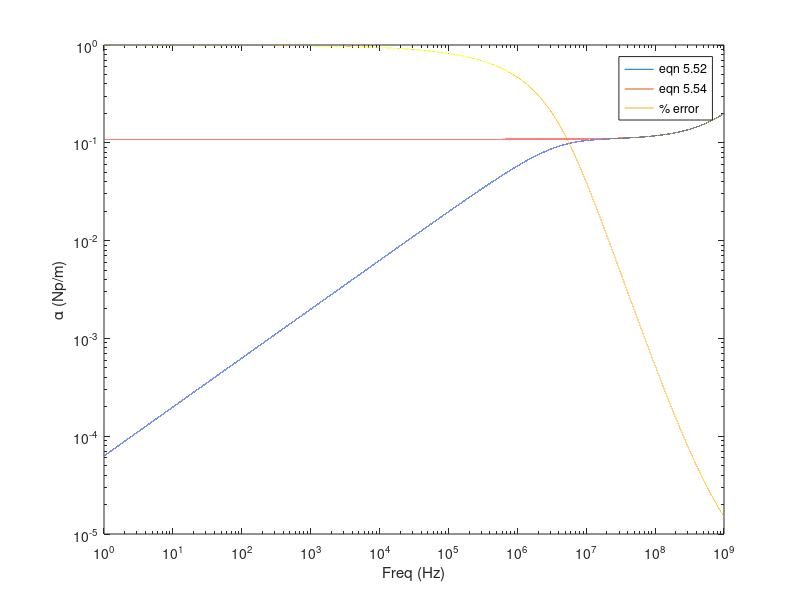

Reproduce this figure in MATLAB.
% Problem 6.15
% Applied Electromagnetics - Wentworth
% (c) Markus Kreitzer 2012
% 2012/08/21
clc;
clear all;
f           = logspace(0, 9, 1e5);
w           = 2*pi*f;
perc_err    = 0.02;

epsln_0     = 1e-9/(36*pi);
epsln_r1    = 3;
epsln_r2    = 0.015;
epsln       = epsln_0*(epsln_r1 + 1j*epsln_r2);

mu_0        = 4*pi*1e-7;
mu_r        = 1;
mu          = mu_0 * mu_r;

sigma_r     = 1e-3;
sigma       = sigma_r + w.*epsln_r2.*epsln_0;

% Method using eqn. 6.52
%alpha_1 = abs( w.*((mu.*epsln./2).*sqrt(1 + (sigma./(w.*epsln).^2))-1).^(1/2));
alpha_1 =  abs( w.*((mu.*epsln./2).*(( 1 + (sigma./(w.*epsln)).^2).^(1/2) - 1)).^(1/2));

% Method using eqn 6.54
alpha_2 = abs((sigma./2).*(mu./epsln).^(1/2));
cnt = 1;
error = (abs((alpha_1 - alpha_2))./alpha_2);
while 1
    if error(cnt) < perc_err
        fprintf('alpha1: %d\nalpha2: %d\nFreq:   %d\nw:      %d\n',alpha_1(cnt),alpha_2(cnt),f(cnt),w(cnt))
        break
    end
    cnt = cnt + 1;
end


loglog(f,alpha_1,f,alpha_2,f,error)
legend('eqn 5.52','eqn 5.54','% error');
xlabel('Freq (Hz)');
ylabel('\alpha (Np/m)');
